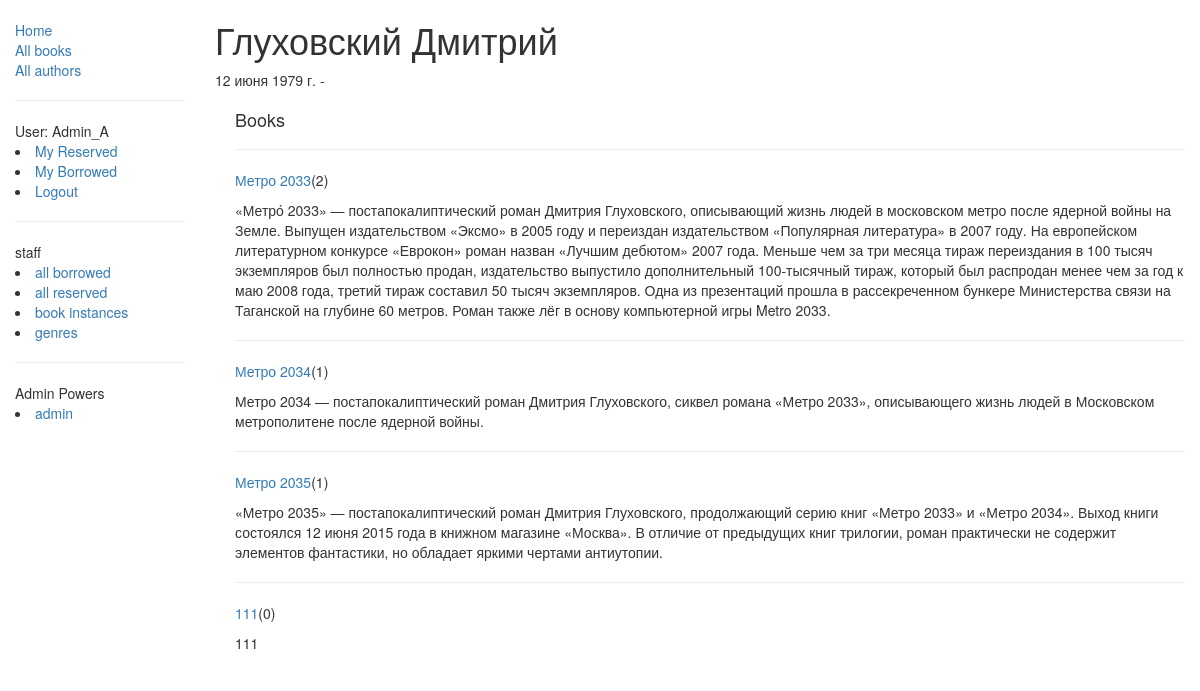
The page /catalog/author/1 (signed in) on the database its author committed.
### catalog/models.py (models this page shows, shortened)
class Author(models.Model):
    first_name = models.CharField(max_length=100)
    last_name = models.CharField(max_length=100)
    date_of_birth = models.DateField(null=True, blank=True)
    date_of_death = models.DateField('Died', null=True, blank=True)

class Book(models.Model):
    title = models.CharField(max_length=200)
    author = models.ForeignKey('Author', on_delete=models.SET_NULL, null=True)
    summary = models.TextField(max_length=1000, help_text="Enter a brief description of the book")
    isbn = models.CharField('ISBN',max_length=13, help_text='13 Character <a href="https://www.isbn-international.org/content/what-isbn">ISBN number</a>')
    language = models.CharField(max_length=100, help_text='the language in which the book is written')
    genre = models.ManyToManyField(Genre, help_text="Select a genre for this book")
    def get_absolute_url(self):
        return reverse('book-detail', args=[str(self.id)])
    def display_genre(self):
        return ', '.join([ genre.name for genre in self.genre.all()[:3] ])
    display_genre.short_description = 'Genre'

### catalog/views.py (the view)
# urls.py: re_path(r'^author/(?P<pk>\d+)$', views.AuthorDetailView, name='author-detail'),
@login_required
def AuthorDetailView(request,pk):
    author_id=get_object_or_404(Author, pk=pk)
    return render(
        request,
        'author_detail.html',
        context={'author':author_id,})

### catalog/templates/author_detail.html
{% extends "base.html" %}
{% block content %}
<h1>{{author.last_name}} {{author.first_name}}</h1>
{% if author.date_of_birth != null %}{{author.date_of_birth}} {% endif %} - {% if author.date_of_death != null %} {{author.date_of_death}}{% endif %}
  <div style="margin-left:20px;margin-top:20px">
    <h4>Books</h4>
    {% for book in author.book_set.all %}
    <hr>
    <p><a href="{{ book.get_absolute_url }}">{{ book.title }}</a>({{book.bookinstance_set.all.count}})</p>
    <p>{{ book.summary }}</p>
    {% endfor %}
  </div>
{% endblock %}

### catalog/templates/base.html (shortened to what this page needs)
<!doctype html>
<html lang="en">
<head>
    <link rel="stylesheet"
    href="https://maxcdn.bootstrapcdn.com/bootstrap/3.3.7/css/bootstrap.min.css" />
    {% load static %}
    <link rel="stylesheet" href="{% static 'css/main.css' %}" />
</head>
<body>
    <div class="container-fluid">
        <div class="row">
          <div class="col-sm-2">
            {% block sidebar %}
              <ul class="sidebar-nav">
                <li><a href="{% url 'index' %}">Home</a></li>
                <li><a href="{% url 'books' %}">All books</a></li>
                <li><a href="{% url 'authors' %}">All authors</a></li>
              </ul>
              <hr>
              {% if user.is_authenticated %}
                <li style="list-style:none;">User: {{ user.get_username }}</li>
                <li><a href="{% url 'my-reserved' %}">My Reserved</a></li>
                <li><a href="{% url 'my-borrowed' %}">My Borrowed</a></li>
                <li><a href="{% url 'logout'%}?next={{request.path}}">Logout</a></li>
              {% else %}
                <li><a href="{% url 'login'%}?next={{request.path}}">Login</a></li>
              {% endif %}
              {% if perms.catalog.can_mark_returned %}
              <hr>
                  <li style="list-style:none;">staff</li>
                  <li><a href="{% url 'libM' %}">all borrowed</a></li>
              {% endif %}
              {% if perms.catalog.change_bookinstance %}
                  <li><a href="{% url 'libR' %}">all reserved</a></li>
              {% endif %}
              {% if perms.catalog.view_bookinstance %}
                  <li><a href="{% url 'bookinstances' %}">book instances</a></li>
              {% endif %}
              {% if perms.catalog.view_genre %}
                  <li><a href="{% url 'genres' %}">genres</a></li>
              {% endif %}
              {% if user.is_superuser %}
              <hr>
                <li style="list-style:none;">Admin Powers</li>
                <li><a href="">admin</a></li>
              {% endif %}
            {% endblock %}
          </div>
          <div class="col-sm-10 ">{% block content %}{% endblock %}</div>
        </div>
      </div>
</body>
</html>

### catalog/static/css/main.css (style rules this page uses)
.sidebar-nav { margin-top: 20px; padding: 0; list-style: none; }

### rows shown on the page
Author: last_name "Глуховский", first_name "Дмитрий", date_of_birth "12 июня 1979 г."
Book: title "Метро 2033", bookinstance_set.all.count "2", summary "«Метро́ 2033» — постапокалиптический роман Дмитрия Глуховского, описывающий жизнь людей в московском метро после ядерной войны на Земле. Выпущен издательством «Эксмо» в 2005 году и переиздан издательством «Популярная литература» в 2007 году. На европейском литературном конкурсе «Еврокон» роман назван «Лучшим дебютом» 2007 года. Меньше чем за три месяца тираж переиздания в 100 тысяч экземпляров был полностью продан, издательство выпустило дополнительный 100-тысячный тираж, который был распродан менее чем за год к маю 2008 года, третий тираж составил 50 тысяч экземпляров. Одна из презентаций прошла в рассекреченном бункере Министерства связи на Таганской на глубине 60 метров. Роман также лёг…"
Book: title "Метро 2034", bookinstance_set.all.count "1", summary "Метро 2034 — постапокалиптический роман Дмитрия Глуховского, сиквел романа «Метро 2033», описывающего жизнь людей в Московском метрополитене после ядерной войны."
Book: title "Метро 2035", bookinstance_set.all.count "1", summary "«Метро 2035» — постапокалиптический роман Дмитрия Глуховского, продолжающий серию книг «Метро 2033» и «Метро 2034». Выход книги состоялся 12 июня 2015 года в книжном магазине «Москва». В отличие от предыдущих книг трилогии, роман практически не содержит элементов фантастики, но обладает яркими чертами антиутопии."
Book: title "111", bookinstance_set.all.count "0", summary "111"

### other values the page prints
{{ user.get_username }} "Admin_A"
